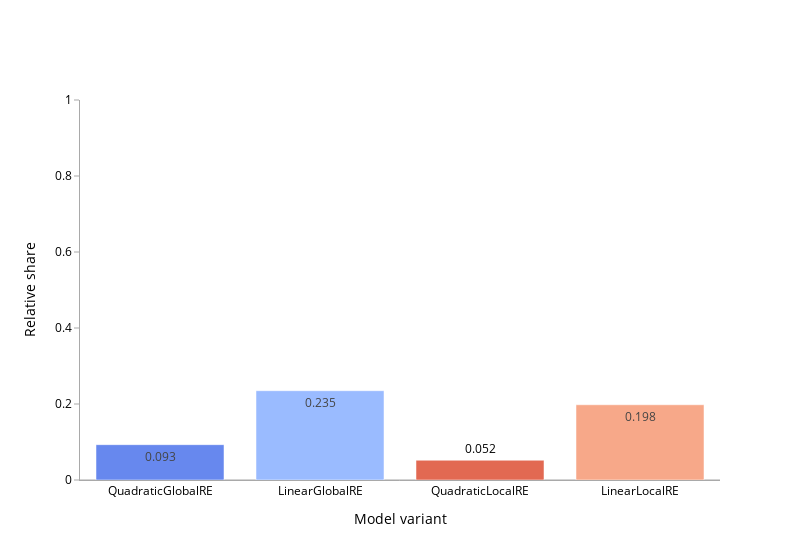
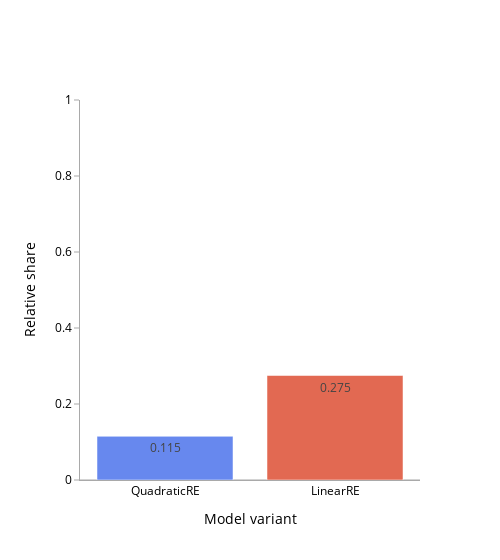

Notebook code cell kept with these figures, in order:
### Markdown cell above
#### Barplots

### Code cell
for df, endpoint_type in zip([fp_result_df, go_result_df], ['fp', 'go']):
    
    # restrict global optima dataframe to two variants
    if endpoint_type=="go":
        rdf = df[df["model_name"].isin(go_models)]
        
        # rename model variants
        rdf["model_name"] = rdf.apply(lambda row: "QuadraticRE" if row["model_name"]=="QuadraticGlobalRE" 
                                      else "LinearRE",
                                          axis=1)
        
        rcoolwarm=coolwarm[0::2]
        
    else:
        rdf=df
        rcoolwarm = coolwarm

    
    fig = go.Figure(data=[go.Bar(x=rdf["model_name"],
                                 y=rdf.round(3)[f"rel_{endpoint_type}_full_re_state"],
                                 text=rdf.round(3)[f"rel_{endpoint_type}_full_re_state"],
                                 marker_color=rcoolwarm
                                )
                         ])
    

    fig.update_layout(showlegend=False)
    
    fig.update_yaxes(range=[0.0, 1.0])
    
    fig.update_layout(template="plotly_white",
                       #paper_bgcolor="#e9e8e6",
                       #plot_bgcolor="#e9e8e6",
                       font={"color": "black", "size":12},
                       width=800 if endpoint_type=="fp" else 500,
                       #margin={"t":80}
                      )

    fig.update_xaxes(title="Model variant", showticklabels=True, showgrid=False, linecolor= 'DarkGrey')
    fig.update_yaxes(title="Relative share", 
                     ticks="outside", 
                     tickcolor="DarkGrey", 
                     showgrid=False, 
                     linecolor='DarkGrey', 
                     zeroline=True, 
                     zerolinecolor="DarkGrey",
                     zerolinewidth=1)
    
    fig.update_layout(legend_title_text="")
    
    endpoints = "global optima" if endpoint_type=="go" else "fixed points"
    
    if (endpoint_type == "fp") & (analyse_branches):
        endpoints += " (all branches)"
    
    #fig.update_layout(title_text="Relative share of full RE states among {}".format(endpoints))
    

    fig.show()
    
    if not on_colab:
        file_name = 'full_re_{}_{}.png'.format(endpoint_type, 'pp' if analyse_branches else 'rp')
        fig.write_image(path.join(figures_output_dir, file_name), scale=2)
        
        file_name = 'full_re_{}_{}.pdf'.format(endpoint_type, 'pp' if analyse_branches else 'rp')
        fig.write_image(path.join(figures_output_dir, file_name), scale=2)

### Figure 1 — Plotly figure (JSON) as saved in the notebook; plotly's stock layout.template omitted (floating-point values rounded to 4 significant figures)
{"data": [{"marker": {"color": ["#6788ee", "#9abbff", "#e26952", "#f7a889"]}, "text": [0.093, 0.235, 0.052, 0.198], "type": "bar", "x": ["QuadraticGlobalRE", "LinearGlobalRE", "QuadraticLocalRE", "LinearLocalRE"], "y": [0.093, 0.235, 0.052, 0.198]}], "layout": {"font": {"color": "black", "size": 12}, "legend": {"title": {"text": ""}}, "showlegend": false, "width": 800, "xaxis": {"linecolor": "DarkGrey", "showgrid": false, "showticklabels": true, "title": {"text": "Model variant"}}, "yaxis": {"linecolor": "DarkGrey", "range": [0, 1], "showgrid": false, "tickcolor": "DarkGrey", "ticks": "outside", "title": {"text": "Relative share"}, "zeroline": true, "zerolinecolor": "DarkGrey", "zerolinewidth": 1}}}

### Figure 2 — Plotly figure (JSON) as saved in the notebook; plotly's stock layout.template omitted (floating-point values rounded to 4 significant figures)
{"data": [{"marker": {"color": ["#6788ee", "#e26952"]}, "text": [0.115, 0.275], "type": "bar", "x": ["QuadraticRE", "LinearRE"], "y": [0.115, 0.275]}], "layout": {"font": {"color": "black", "size": 12}, "legend": {"title": {"text": ""}}, "showlegend": false, "width": 500, "xaxis": {"linecolor": "DarkGrey", "showgrid": false, "showticklabels": true, "title": {"text": "Model variant"}}, "yaxis": {"linecolor": "DarkGrey", "range": [0, 1], "showgrid": false, "tickcolor": "DarkGrey", "ticks": "outside", "title": {"text": "Relative share"}, "zeroline": true, "zerolinecolor": "DarkGrey", "zerolinewidth": 1}}}
